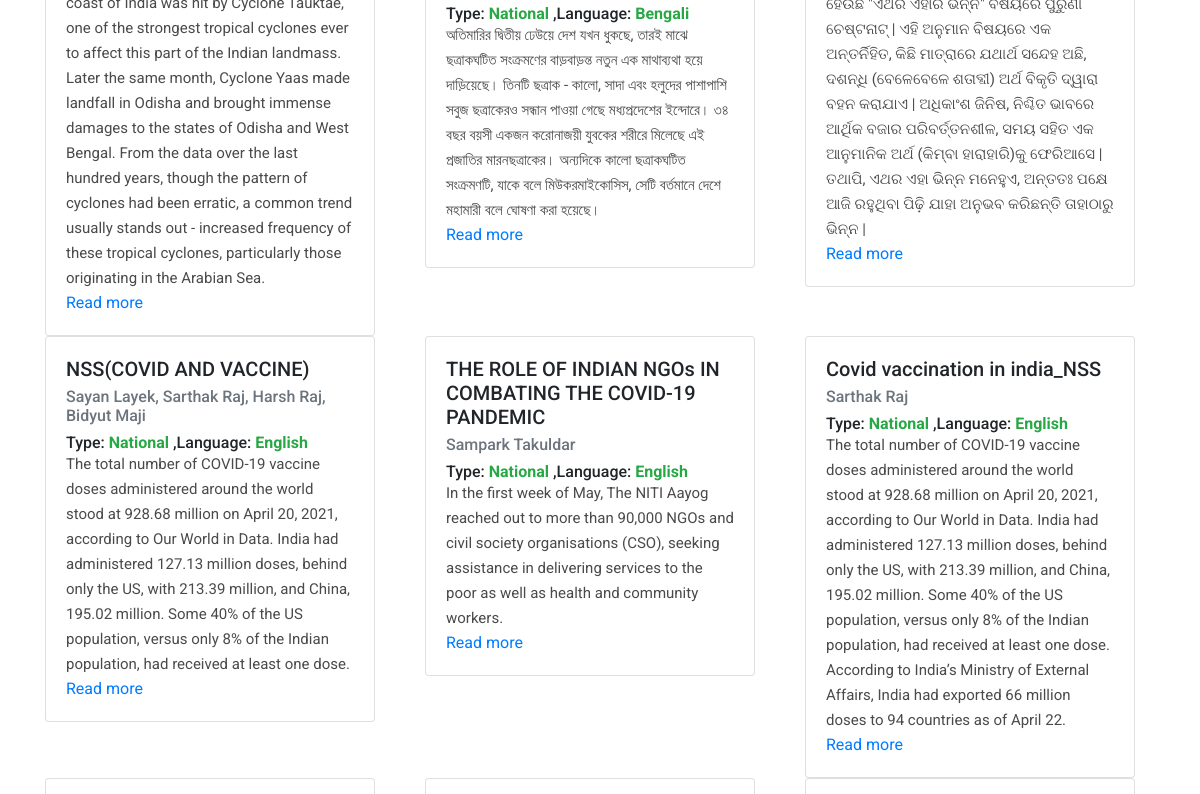
The page /articles/ (middle part) on the database as committed earlier.
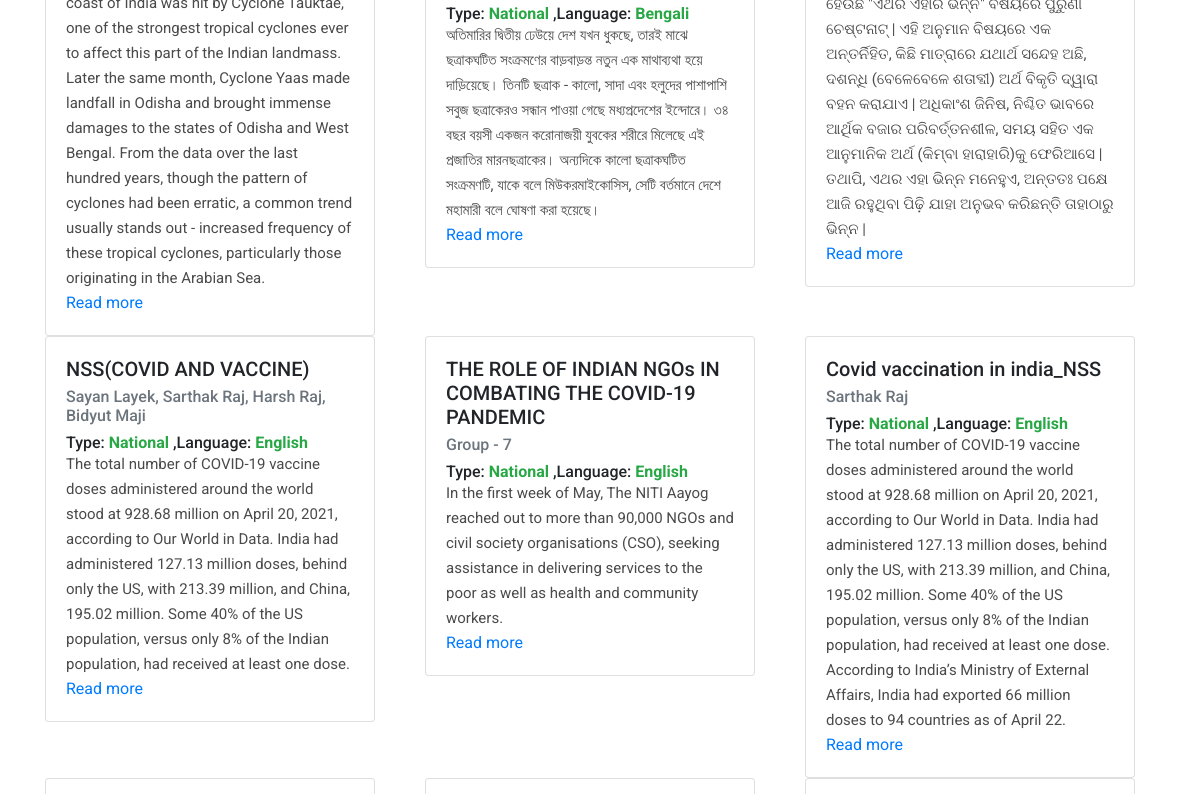
The same page on the database as committed later.
### posts/models.py (models this page shows, shortened)
class article(models.Model):
  title = models.CharField(max_length=200)
  Contributors = models.CharField(max_length=500)
  slug = AutoSlugField(populate_from='title')
  intro = models.TextField()
  TYPE_CHOICES = (
        ('State','State'),
        ('National','National'),
        ('Regional','Regional')
    )
  TEXT_LANG = (
        ('English', 'English'),
        ('Hindi','Hindi'),
        ('Bengali','Bengali'),
        ('Urdu','Urdu'),
        ('Kannada','Kannada'),
        ('Marathi','Marathi'),
        ('Odia','Odia'),
        ('Telgu','Telgu'),
        ('Tamil','Tamil')
    )
  Article_type = models.CharField(choices=TYPE_CHOICES,default='National',max_length=20)
  Language = models.CharField(choices=TEXT_LANG,default='English',max_length=20)
  photo = models.ImageField(upload_to='photos',blank=True, null=True)
  Link_to_Published_Doc = models.CharField(max_length=200)
  date_added = models.DateTimeField(auto_now_add=True)
  updated_at = models.DateTimeField(auto_now=True)
  class Meta:
    ordering = ['-date_added']

### posts/views.py (the view)
# urls.py: path('articles/',showarticles,name='Articles'),
def showarticles(request):
  objects = article.objects.all()
  return render(request,'articles.html',{'list':objects})

### templates/articles.html (shortened to what this page needs)
{% extends 'base.html' %}
{% block content %}
    <div class="container">
      <div class="row row-cols-3">
        {% for object in list %}
          <div class="col">
          <div class="card" style="width: 330px;">
          <div class="card-body">
            <h5 class="card-title">{{object.title}}</h5>
            <h6 class="card-subtitle mb-2 text-muted">{{object.Contributors}}</h6>
            <h6>Type: <a style="color: #28a745;font-weight: bold;">{{ object.Article_type }} </a>,Language: <a style="color: #28a745;font-weight: bold;">{{ object.Language }}</a></h6>
            <p class="card-text"> {{object.intro}}</p>
            <a href="/posts/{{ object.slug }}" class="card-link">Read more</a>
          </div>
          </div>
          </div>
    {% endfor %}
    </div>
  </div>
{% endblock %}

### templates/base.html (shortened to what this page needs)
{% load static %}
<!DOCTYPE html>
<html lang="en">
  <head>
    <link rel="stylesheet" type="text/css" href="{% static 'css/bootstrap.min.css' %}">
    <link rel="stylesheet" type="text/css" href="{% static 'css/font-awesome.css' %}">
    <link rel="stylesheet" type="text/css" href="{% static 'css/templatemo-art-factory.css' %}">
    <link rel="stylesheet" type="text/css" href="{% static 'css/owl-carousel.css' %}">
    </head>
    <body>
    <br>
    {% block content %}
    {% endblock %}
  </body>
</html>

### static/css/templatemo-art-factory.css (style rules this page uses)
html, body, div, span, applet, object, iframe, h1, h2, h3, h4, h5, h6, p, blockquote, div pre, a, abbr, acronym, address, big, cite, code, del, dfn, em, font, img, ins, kbd, q, s, samp, small, strike, strong, sub, sup, tt, var, b, u, i, center, dl, dt, dd, ol, li, figure, header, nav, section, article, aside, footer, figcaption { margin: 0; padding: 0; border: 0; outline: 0; }
* { box-sizing: border-box; }
html, body { font-family: "Roboto", sans-serif; font-weight: 400; background-color: #fff; font-size: 16px; -ms-text-size-adjust: 100%; -webkit-font-smoothing: antialiased; -moz-osx-font-smoothing: grayscale; }
p { font-size: 15px; line-height: 25px; color: #4a4a4a; }
html, body { background: #fff; font-family: "Roboto", sans-serif; }

Rows that differ between the two databases and show on the page:
changed article "THE ROLE OF INDIAN NGOs IN COMBATING THE COVID-19 PANDEMIC": Contributors "Sampark Takuldar" → "Group - 7"
